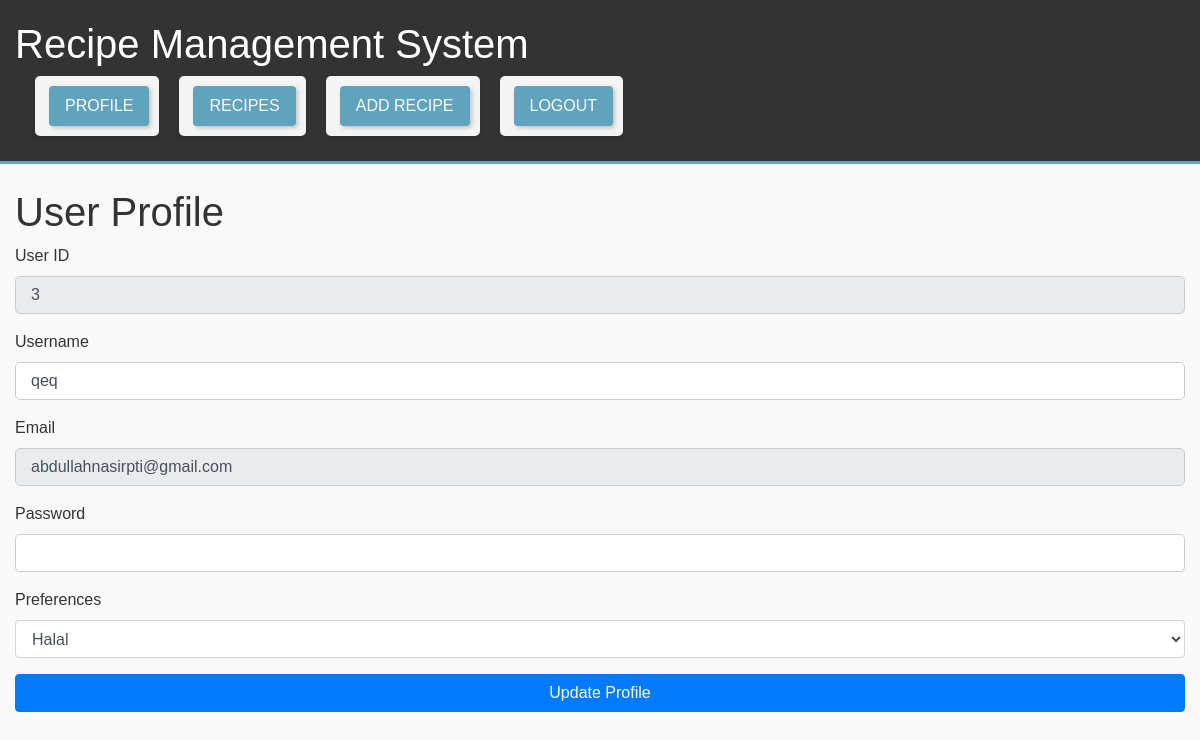
/profile (signed in), run on the app's committed database.
### models.py (models this page shows)
class Users(db.Model, UserMixin):
    user_id = db.Column(db.Integer, primary_key=True)
    username = db.Column(db.String(255), unique=True, nullable=False)
    email = db.Column(db.String(255), unique=True, nullable=False)
    password = db.Column(db.String(255), nullable=False)
    preference = db.Column(db.Text)
    recipes = db.relationship('Recipes', backref='user', lazy=True)
    interactions = db.relationship('Interactions', backref='user', lazy=True)

### app.py (the view, shortened to what this page needs)
@app.route('/profile', methods=['GET', 'POST'])
def profile():
    user_id = session.get('user_id')
    if not user_id:
        flash('You must be logged in to view this page', 'warning')
        return redirect(url_for('login'))
    user = Users.query.get(user_id)
    form = ProfileForm(obj=user)
    form.password.data = user.password
    return render_template('profile.html', form=form, user=user)

### forms.py
class ProfileForm(FlaskForm):
    username = StringField('Username', validators=[DataRequired(), Length(min=2, max=20)])
    email = StringField('Email', validators=[DataRequired(), Email()])
    password = PasswordField('Password', validators=[DataRequired()])
    preference = SelectField('Food Preferences', choices=[('no Preference', 'No Preference'), ('halal', 'Halal'), ('kosher', 'Kosher'), ('vegetarian', 'Vegetarian'), ('vegan', 'Vegan'), ('pescatarian', 'Pescatarian')], validators=[DataRequired()])
    submit = SubmitField('Update')

### templates/profile.html (shortened to what this page needs)
{% extends "base.html" %}
{% block content %}
    <h1>User Profile</h1>
    <form method="POST">
        <div class="form-group">
            <label for="user_id">User ID</label>
            <input type="text" id="user_id" value="{{ user.user_id }}" class="form-control" readonly>
        </div>
        <div class="form-group">
            <label for="username">Username</label>
            {{ form.username(class="form-control", required=True) }}
        </div>
        <div class="form-group">
            <label for="email">Email</label>
            {{ form.email(class="form-control", readonly=True) }}
        </div>
        <div class="form-group">
            <label for="password">Password</label>
            {{ form.password(class="form-control", required=True) }}
        </div>
        <div class="form-group">
            <label for="preference">Preferences</label>
            {{ form.preference(class="form-control") }}
        </div>
        <button type="submit" class="btn btn-primary">Update Profile</button>
    </form>
{% endblock %}

### static/styles.css (style rules this page uses)
body { font-family: 'Arial', sans-serif; margin: 0; padding: 0; background-color: #f9f9f9; color: #333; }
input[type="text"], input[type="email"], input[type="password"], button, input[type="submit"], select { width: 100%; padding: 15px; margin-bottom: 15px; border-radius: 5px; border: 1px solid #ccc; box-sizing: border-box; }
input[type="submit"], button { background-color: #5cb85c; color: white; border: none; cursor: pointer; transition: background-color 0.3s ease; }
div { margin-bottom: 10px; }

### data on the page
Users: user_id "3", username "qeq", email "abdullahnasirpti@gmail.com", preference "Halal"
